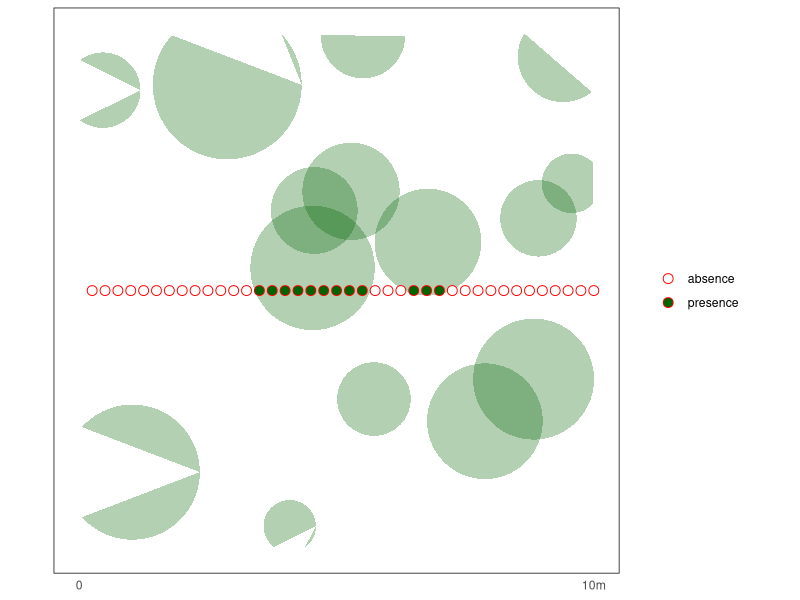

Here is the R script that generated this plot:
# Load required libraries
library(ggplot2)
library(dplyr)

# Set seed for reproducibility
set.seed(123)

# Create 15 random circles with normally distributed radii between 0.5 and 1.5
n_circles <- 15
circle_centers <- data.frame(
  x = runif(n_circles, 0, 10),
  y = runif(n_circles, 0, 10)
)
circle_centers$radius <- rnorm(n_circles, mean = 1, sd = 0.25) |> 
  pmax(0.5) |> 
  pmin(1.5)

# Create 40 points for horizontal bisection
points_data <- data.frame(
  x = seq(0.25, 10, length.out = 40),
  y = rep(5, 40)  # Horizontal line at y = 5
)

# Function to check if a point is inside any circle
is_point_in_any_circle <- function(px, py, circles) {
  for (i in 1:nrow(circles)) {
    distance <- sqrt((px - circles$x[i])^2 + (py - circles$y[i])^2)
    if (distance <= circles$radius[i]) {
      return(TRUE)
    }
  }
  return(FALSE)
}

# Determine if each point is inside any circle
points_data$in_circle <- sapply(1:nrow(points_data), function(i) {
  is_point_in_any_circle(points_data$x[i], points_data$y[i], circle_centers)
})

# Create a dataframe for drawing the circles
# Each circle is approximated by 100 points
circle_data <- do.call(rbind, lapply(1:n_circles, function(i) {
  theta <- seq(0, 2 * pi, length.out = 100)
  data.frame(
    x = circle_centers$x[i] + circle_centers$radius[i] * cos(theta),
    y = circle_centers$y[i] + circle_centers$radius[i] * sin(theta),
    circle_id = i
  )
}))

# Create the plot
p <- ggplot() +
  # Add circles
  geom_polygon(data = circle_data, 
               aes(x = x, y = y, group = circle_id), 
               fill = "darkgreen", 
               alpha = 0.3,
               color = NA) +
  # Add points
  geom_point(data = points_data, 
             aes(x = x, y = y, fill = in_circle, shape = in_circle), 
             size = 3, 
             color = "red") +
  # Set plot limits and remove grid, title, etc.
  scale_x_continuous(limits = c(0, 10), breaks = c(0, 10), labels = c("0", "10m")) +
  scale_y_continuous(limits = c(0, 10), breaks = NULL) +
  scale_fill_manual(values = c("white", "darkgreen"), 
                   labels = c("absence", "presence"),
                   name = NULL) +
  scale_shape_manual(values = c(21, 21), 
                    labels = c("absence", "presence"),
                    name = NULL) +
  # Set theme
  theme_minimal() +
  theme(
    panel.grid = element_blank(),
    axis.title = element_blank(),
    panel.border = element_rect(fill = NA, color = "black", linewidth = 0.5),
    legend.position = "right",
    legend.box.margin = margin(0, 0, 0, 10),
    legend.title = element_blank(),
    aspect.ratio = 1  # Square plot area
  )

# Print the plot
print(p)

